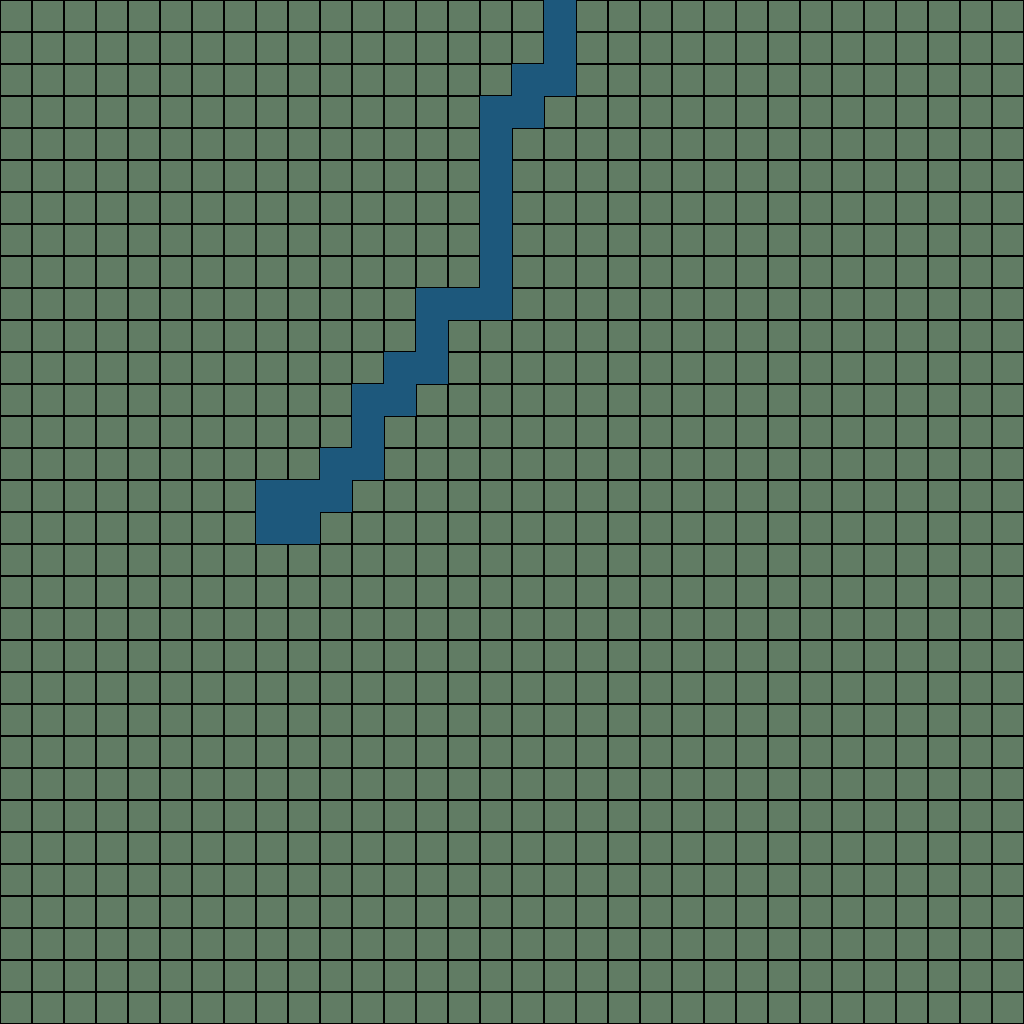

This is a level from a 2D game, rendered from its Tiled map with the project's own tilesets. A one-line summary and the complete map file follow:
An orthogonal 32x32 tile map with 32x32 px tiles, 1 tile layer (terrain) and 3 objects (3x rock).

<map version="1.8" tiledversion="1.8.2" orientation="orthogonal" renderorder="right-down" width="32" height="32" tilewidth="32" tileheight="32" infinite="0" nextlayerid="5" nextobjectid="46">
 <editorsettings>
  <export target="tiles1.json" format="json" />
 </editorsettings>
 <tileset firstgid="1" name="tiles1" tilewidth="32" tileheight="32" tilecount="3" columns="3">
  <image source="tiles1.png" width="96" height="32" />
  <tile id="1">
   <properties>
    <property name="costFactor" type="int" value="1" />
   </properties>
  </tile>
  <tile id="2">
   <properties>
    <property name="costFactor" type="int" value="-1" />
   </properties>
  </tile>
 </tileset>
 <layer id="1" name="terrain" width="32" height="32">
  <data encoding="csv">
2,2,2,2,2,2,2,2,2,2,2,2,2,2,2,2,2,3,2,2,2,2,2,2,2,2,2,2,2,2,2,2,
2,2,2,2,2,2,2,2,2,2,2,2,2,2,2,2,2,3,2,2,2,2,2,2,2,2,2,2,2,2,2,2,
2,2,2,2,2,2,2,2,2,2,2,2,2,2,2,2,3,3,2,2,2,2,2,2,2,2,2,2,2,2,2,2,
2,2,2,2,2,2,2,2,2,2,2,2,2,2,2,3,3,2,2,2,2,2,2,2,2,2,2,2,2,2,2,2,
2,2,2,2,2,2,2,2,2,2,2,2,2,2,2,3,2,2,2,2,2,2,2,2,2,2,2,2,2,2,2,2,
2,2,2,2,2,2,2,2,2,2,2,2,2,2,2,3,2,2,2,2,2,2,2,2,2,2,2,2,2,2,2,2,
2,2,2,2,2,2,2,2,2,2,2,2,2,2,2,3,2,2,2,2,2,2,2,2,2,2,2,2,2,2,2,2,
2,2,2,2,2,2,2,2,2,2,2,2,2,2,2,3,2,2,2,2,2,2,2,2,2,2,2,2,2,2,2,2,
2,2,2,2,2,2,2,2,2,2,2,2,2,2,2,3,2,2,2,2,2,2,2,2,2,2,2,2,2,2,2,2,
2,2,2,2,2,2,2,2,2,2,2,2,2,3,3,3,2,2,2,2,2,2,2,2,2,2,2,2,2,2,2,2,
2,2,2,2,2,2,2,2,2,2,2,2,2,3,2,2,2,2,2,2,2,2,2,2,2,2,2,2,2,2,2,2,
2,2,2,2,2,2,2,2,2,2,2,2,3,3,2,2,2,2,2,2,2,2,2,2,2,2,2,2,2,2,2,2,
2,2,2,2,2,2,2,2,2,2,2,3,3,2,2,2,2,2,2,2,2,2,2,2,2,2,2,2,2,2,2,2,
2,2,2,2,2,2,2,2,2,2,2,3,2,2,2,2,2,2,2,2,2,2,2,2,2,2,2,2,2,2,2,2,
2,2,2,2,2,2,2,2,2,2,3,3,2,2,2,2,2,2,2,2,2,2,2,2,2,2,2,2,2,2,2,2,
2,2,2,2,2,2,2,2,3,3,3,2,2,2,2,2,2,2,2,2,2,2,2,2,2,2,2,2,2,2,2,2,
2,2,2,2,2,2,2,2,3,3,2,2,2,2,2,2,2,2,2,2,2,2,2,2,2,2,2,2,2,2,2,2,
2,2,2,2,2,2,2,2,2,2,2,2,2,2,2,2,2,2,2,2,2,2,2,2,2,2,2,2,2,2,2,2,
2,2,2,2,2,2,2,2,2,2,2,2,2,2,2,2,2,2,2,2,2,2,2,2,2,2,2,2,2,2,2,2,
2,2,2,2,2,2,2,2,2,2,2,2,2,2,2,2,2,2,2,2,2,2,2,2,2,2,2,2,2,2,2,2,
2,2,2,2,2,2,2,2,2,2,2,2,2,2,2,2,2,2,2,2,2,2,2,2,2,2,2,2,2,2,2,2,
2,2,2,2,2,2,2,2,2,2,2,2,2,2,2,2,2,2,2,2,2,2,2,2,2,2,2,2,2,2,2,2,
2,2,2,2,2,2,2,2,2,2,2,2,2,2,2,2,2,2,2,2,2,2,2,2,2,2,2,2,2,2,2,2,
2,2,2,2,2,2,2,2,2,2,2,2,2,2,2,2,2,2,2,2,2,2,2,2,2,2,2,2,2,2,2,2,
2,2,2,2,2,2,2,2,2,2,2,2,2,2,2,2,2,2,2,2,2,2,2,2,2,2,2,2,2,2,2,2,
2,2,2,2,2,2,2,2,2,2,2,2,2,2,2,2,2,2,2,2,2,2,2,2,2,2,2,2,2,2,2,2,
2,2,2,2,2,2,2,2,2,2,2,2,2,2,2,2,2,2,2,2,2,2,2,2,2,2,2,2,2,2,2,2,
2,2,2,2,2,2,2,2,2,2,2,2,2,2,2,2,2,2,2,2,2,2,2,2,2,2,2,2,2,2,2,2,
2,2,2,2,2,2,2,2,2,2,2,2,2,2,2,2,2,2,2,2,2,2,2,2,2,2,2,2,2,2,2,2,
2,2,2,2,2,2,2,2,2,2,2,2,2,2,2,2,2,2,2,2,2,2,2,2,2,2,2,2,2,2,2,2,
2,2,2,2,2,2,2,2,2,2,2,2,2,2,2,2,2,2,2,2,2,2,2,2,2,2,2,2,2,2,2,2,
2,2,2,2,2,2,2,2,2,2,2,2,2,2,2,2,2,2,2,2,2,2,2,2,2,2,2,2,2,2,2,2
</data>
 </layer>
 <objectgroup id="3" name="rockObjects">
  <object id="35" type="rock" x="570.667" y="202.667">
   <point />
  </object>
  <object id="44" type="rock" x="625.333" y="293.333">
   <point />
  </object>
  <object id="45" type="rock" x="552" y="434.667">
   <point />
  </object>
 </objectgroup>
</map>
